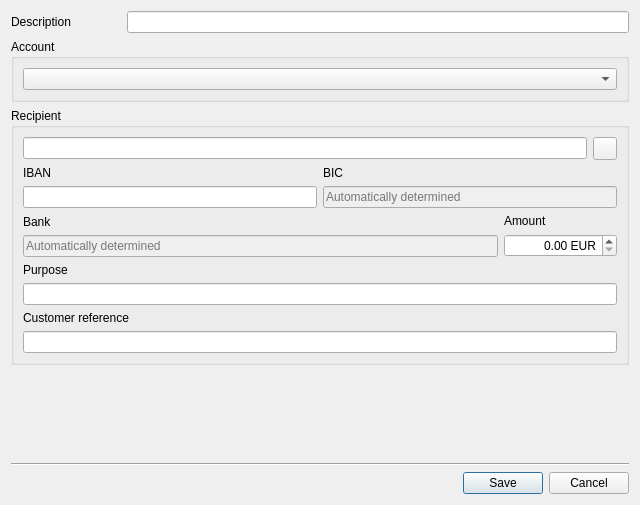
<?xml version="1.0" encoding="UTF-8"?>
<ui version="4.0">
 <author>Alexander Saal &lt;developer@olbaflinx.chm-projects.de&gt;</author>
 <class>UiSepaTransferDraft</class>
 <widget class="QDialog" name="UiSepaTransferDraft">
  <property name="geometry">
   <rect>
    <x>0</x>
    <y>0</y>
    <width>640</width>
    <height>505</height>
   </rect>
  </property>
  <property name="minimumSize">
   <size>
    <width>640</width>
    <height>505</height>
   </size>
  </property>
  <property name="windowTitle">
   <string>SEPA Transfer Draft</string>
  </property>
  <layout class="QVBoxLayout" name="vlSepaTransferDraft">
   <item>
    <layout class="QHBoxLayout" name="hlDescription">
     <item>
      <widget class="QLabel" name="lblDescription">
       <property name="sizePolicy">
        <sizepolicy hsizetype="Fixed" vsizetype="Preferred">
         <horstretch>0</horstretch>
         <verstretch>0</verstretch>
        </sizepolicy>
       </property>
       <property name="minimumSize">
        <size>
         <width>110</width>
         <height>0</height>
        </size>
       </property>
       <property name="text">
        <string>Description</string>
       </property>
       <property name="buddy">
        <cstring>leDescription</cstring>
       </property>
      </widget>
     </item>
     <item>
      <widget class="QLineEdit" name="leDescription"/>
     </item>
    </layout>
   </item>
   <item>
    <widget class="QGroupBox" name="groupBoxAccount">
     <property name="title">
      <string>Account</string>
     </property>
     <layout class="QVBoxLayout" name="vlGroupBoxAccount">
      <item>
       <widget class="QComboBox" name="cbxAccounts"/>
      </item>
     </layout>
    </widget>
   </item>
   <item>
    <widget class="QGroupBox" name="groupBoxRecipient">
     <property name="title">
      <string>Recipient</string>
     </property>
     <layout class="QVBoxLayout" name="vlGroupBoxRecipient">
      <item>
       <layout class="QHBoxLayout" name="hlGroupBoxRecipient">
        <item>
         <widget class="QLineEdit" name="leRecipient">
          <property name="maxLength">
           <number>70</number>
          </property>
         </widget>
        </item>
        <item>
         <widget class="QToolButton" name="tbSearchRecipient">
          <property name="text">
           <string/>
          </property>
          <property name="icon">
           <iconset resource="../../res/olbaflinx.qrc">
            <normaloff>:/general/add</normaloff>:/general/add</iconset>
          </property>
         </widget>
        </item>
       </layout>
      </item>
      <item>
       <layout class="QHBoxLayout" name="hlGroupBoxRecipientIbaneBic">
        <item>
         <layout class="QVBoxLayout" name="vlIban">
          <item>
           <widget class="QLabel" name="lblIban">
            <property name="minimumSize">
             <size>
              <width>110</width>
              <height>0</height>
             </size>
            </property>
            <property name="text">
             <string>IBAN</string>
            </property>
            <property name="buddy">
             <cstring>leIban</cstring>
            </property>
           </widget>
          </item>
          <item>
           <widget class="QLineEdit" name="leIban">
            <property name="maxLength">
             <number>70</number>
            </property>
           </widget>
          </item>
         </layout>
        </item>
        <item>
         <layout class="QVBoxLayout" name="vlBic">
          <item>
           <widget class="QLabel" name="lblBic">
            <property name="minimumSize">
             <size>
              <width>110</width>
              <height>0</height>
             </size>
            </property>
            <property name="text">
             <string>BIC</string>
            </property>
            <property name="buddy">
             <cstring>leBic</cstring>
            </property>
           </widget>
          </item>
          <item>
           <widget class="QLineEdit" name="leBic">
            <property name="enabled">
             <bool>false</bool>
            </property>
            <property name="readOnly">
             <bool>true</bool>
            </property>
            <property name="placeholderText">
             <string>Automatically determined</string>
            </property>
           </widget>
          </item>
         </layout>
        </item>
       </layout>
      </item>
      <item>
       <layout class="QHBoxLayout" name="hlGroupBoxRecipientBankNameAmount">
        <item>
         <layout class="QVBoxLayout" name="vlBankName">
          <item>
           <widget class="QLabel" name="lblBankName">
            <property name="minimumSize">
             <size>
              <width>110</width>
              <height>0</height>
             </size>
            </property>
            <property name="text">
             <string>Bank</string>
            </property>
            <property name="buddy">
             <cstring>leBankName</cstring>
            </property>
           </widget>
          </item>
          <item>
           <widget class="QLineEdit" name="leBankName">
            <property name="enabled">
             <bool>false</bool>
            </property>
            <property name="text">
             <string/>
            </property>
            <property name="readOnly">
             <bool>true</bool>
            </property>
            <property name="placeholderText">
             <string>Automatically determined</string>
            </property>
           </widget>
          </item>
         </layout>
        </item>
        <item>
         <layout class="QVBoxLayout" name="vlAmount">
          <item>
           <widget class="QLabel" name="lblAmount">
            <property name="minimumSize">
             <size>
              <width>110</width>
              <height>0</height>
             </size>
            </property>
            <property name="text">
             <string>Amount</string>
            </property>
            <property name="buddy">
             <cstring>sbAmount</cstring>
            </property>
           </widget>
          </item>
          <item>
           <widget class="QDoubleSpinBox" name="sbAmount">
            <property name="alignment">
             <set>Qt::AlignRight|Qt::AlignTrailing|Qt::AlignVCenter</set>
            </property>
            <property name="suffix">
             <string> EUR</string>
            </property>
            <property name="minimum">
             <double>0.000000000000000</double>
            </property>
            <property name="maximum">
             <double>999999999999.989990234375000</double>
            </property>
           </widget>
          </item>
         </layout>
        </item>
       </layout>
      </item>
      <item>
       <layout class="QVBoxLayout" name="vlGroupBoxRecipientPurpose">
        <item>
         <widget class="QLabel" name="lblPurpose">
          <property name="minimumSize">
           <size>
            <width>110</width>
            <height>0</height>
           </size>
          </property>
          <property name="text">
           <string>Purpose</string>
          </property>
          <property name="buddy">
           <cstring>lePurpose</cstring>
          </property>
         </widget>
        </item>
        <item>
         <widget class="QLineEdit" name="lePurpose">
          <property name="maxLength">
           <number>140</number>
          </property>
         </widget>
        </item>
       </layout>
      </item>
      <item>
       <layout class="QVBoxLayout" name="vlGroupBoxRecipientCustomerReference">
        <item>
         <widget class="QLabel" name="lblCustomerReference">
          <property name="minimumSize">
           <size>
            <width>110</width>
            <height>0</height>
           </size>
          </property>
          <property name="text">
           <string>Customer reference</string>
          </property>
          <property name="buddy">
           <cstring>leCustomerReference</cstring>
          </property>
         </widget>
        </item>
        <item>
         <widget class="QLineEdit" name="leCustomerReference">
          <property name="maxLength">
           <number>35</number>
          </property>
         </widget>
        </item>
       </layout>
      </item>
     </layout>
    </widget>
   </item>
   <item>
    <spacer name="vlSepaTransferDraftSeparator">
     <property name="orientation">
      <enum>Qt::Vertical</enum>
     </property>
     <property name="sizeHint" stdset="0">
      <size>
       <width>20</width>
       <height>46</height>
      </size>
     </property>
    </spacer>
   </item>
   <item>
    <widget class="Line" name="lineSepaTransferDraftSeparator">
     <property name="orientation">
      <enum>Qt::Horizontal</enum>
     </property>
    </widget>
   </item>
   <item>
    <layout class="QHBoxLayout" name="hlSepaTransferDraftButtons">
     <item>
      <spacer name="horizontalSpacerTransferTemplateButtons">
       <property name="orientation">
        <enum>Qt::Horizontal</enum>
       </property>
       <property name="sizeHint" stdset="0">
        <size>
         <width>40</width>
         <height>20</height>
        </size>
       </property>
      </spacer>
     </item>
     <item>
      <widget class="QPushButton" name="btnApplay">
       <property name="text">
        <string>Save</string>
       </property>
      </widget>
     </item>
     <item>
      <widget class="QPushButton" name="btnCancel">
       <property name="text">
        <string>Cancel</string>
       </property>
      </widget>
     </item>
    </layout>
   </item>
  </layout>
 </widget>
 <tabstops>
  <tabstop>leDescription</tabstop>
  <tabstop>cbxAccounts</tabstop>
  <tabstop>tbSearchRecipient</tabstop>
  <tabstop>leRecipient</tabstop>
  <tabstop>leIban</tabstop>
  <tabstop>leBic</tabstop>
  <tabstop>leBankName</tabstop>
  <tabstop>sbAmount</tabstop>
  <tabstop>lePurpose</tabstop>
  <tabstop>leCustomerReference</tabstop>
  <tabstop>btnApplay</tabstop>
  <tabstop>btnCancel</tabstop>
 </tabstops>
 <resources>
  <include location="../../res/olbaflinx.qrc"/>
 </resources>
 <connections>
  <connection>
   <sender>btnApplay</sender>
   <signal>clicked()</signal>
   <receiver>UiSepaTransferDraft</receiver>
   <slot>accept()</slot>
   <hints>
    <hint type="sourcelabel">
     <x>436</x>
     <y>475</y>
    </hint>
    <hint type="destinationlabel">
     <x>376</x>
     <y>473</y>
    </hint>
   </hints>
  </connection>
  <connection>
   <sender>btnCancel</sender>
   <signal>clicked()</signal>
   <receiver>UiSepaTransferDraft</receiver>
   <slot>reject()</slot>
   <hints>
    <hint type="sourcelabel">
     <x>559</x>
     <y>494</y>
    </hint>
    <hint type="destinationlabel">
     <x>361</x>
     <y>494</y>
    </hint>
   </hints>
  </connection>
  <connection>
   <sender>tbSearchRecipient</sender>
   <signal>clicked()</signal>
   <receiver>UiSepaTransferDraft</receiver>
   <slot>showContacts()</slot>
   <hints>
    <hint type="sourcelabel">
     <x>607</x>
     <y>162</y>
    </hint>
    <hint type="destinationlabel">
     <x>303</x>
     <y>433</y>
    </hint>
   </hints>
  </connection>
  <connection>
   <sender>leIban</sender>
   <signal>textChanged(QString)</signal>
   <receiver>UiSepaTransferDraft</receiver>
   <slot>validateIban(QString)</slot>
   <hints>
    <hint type="sourcelabel">
     <x>36</x>
     <y>221</y>
    </hint>
    <hint type="destinationlabel">
     <x>52</x>
     <y>433</y>
    </hint>
   </hints>
  </connection>
 </connections>
 <slots>
  <slot>showContacts()</slot>
  <slot>validateIban(QString)</slot>
 </slots>
</ui>
